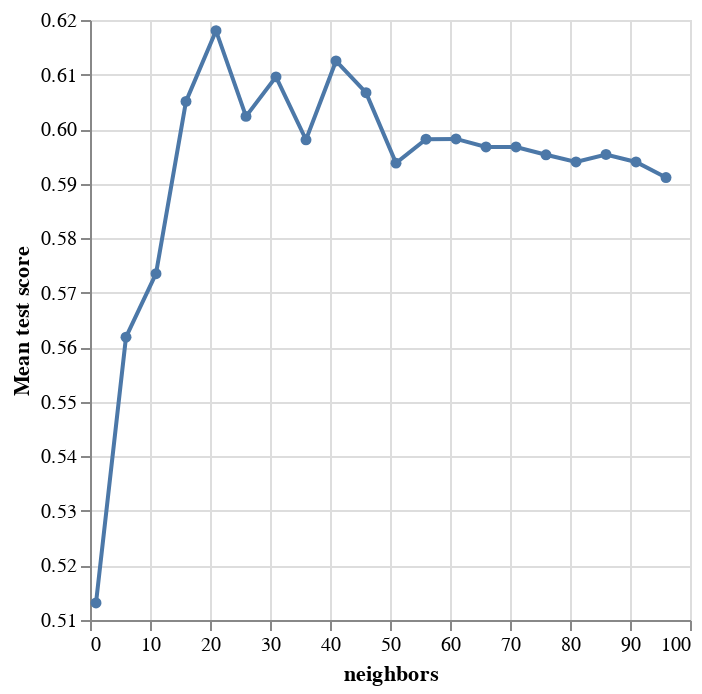

This figure's notebook cell:
### Code cell
accuracy_versus_k_grid = alt.Chart(accuracies_grid).mark_line(point=True).encode(
    x=alt.X("param_kneighborsclassifier__n_neighbors")
        .title("neighbors")
        .scale(zero=False),
    y=alt.Y("mean_test_score")
        .title("Mean test score")
        .scale(zero=False)
)
accuracy_versus_k_grid

### Figure 1 — Vega-Lite specification as saved in the notebook (floating-point values rounded to 4 significant figures)
{"config": {"view": {"continuousWidth": 300, "continuousHeight": 300}}, "data": {"name": "data-1f2a46546c8b1b9c36f602077b6fe784"}, "mark": {"type": "line", "point": true}, "encoding": {"x": {"field": "param_kneighborsclassifier__n_neighbors", "scale": {"zero": false}, "title": "neighbors", "type": "quantitative"}, "y": {"field": "mean_test_score", "scale": {"zero": false}, "title": "Mean test score", "type": "quantitative"}}, "$schema": "https://vega.github.io/schema/vega-lite/v5.16.3.json", "datasets": {"data-1f2a46546c8b1b9c36f602077b6fe784": [{"mean_fit_time": 0.005408, "std_fit_time": 0.003596, "mean_score_time": 0.004723, "std_score_time": 0.003384, "param_kneighborsclassifier__n_neighbors": 1, "params": {"kneighborsclassifier__n_neighbors": 1}, "split0_test_score": 0.6429, "split1_test_score": 0.5357, "split2_test_score": 0.6429, "split3_test_score": 0.3929, "split4_test_score": 0.6071, "split5_test_score": 0.5714, "split6_test_score": 0.4643, "split7_test_score": 0.4643, "split8_test_score": 0.5, "split9_test_score": 0.5357, "split10_test_score": 0.5357, "split11_test_score": 0.5, "split12_test_score": 0.3571, "split13_test_score": 0.5, "split14_test_score": 0.5, "split15_test_score": 0.5714, "split16_test_score": 0.4643, "split17_test_score": 0.3929, "split18_test_score": 0.4643, "split19_test_score": 0.4815, "split20_test_score": 0.5556, "split21_test_score": 0.3333, "split22_test_score": 0.6667, "split23_test_score": 0.5185, "split24_test_score": 0.6296, "mean_test_score": 0.5131, "std_test_score": 0.0864, "rank_test_score": 20}, {"mean_fit_time": 0.005589, "std_fit_time": 0.002539, "mean_score_time": 0.004393, "std_score_time": 0.002616, "param_kneighborsclassifier__n_neighbors": 6, "params": {"kneighborsclassifier__n_neighbors": 6}, "split0_test_score": 0.6071, "split1_test_score": 0.5357, "split2_test_score": 0.6071, "split3_test_score": 0.5357, "split4_test_score": 0.5357, "split5_test_score": 0.5714, "split6_test_score": 0.3929, "split7_test_score": 0.5714, "split8_test_score": 0.6071, "split9_test_score": 0.6429, "split10_test_score": 0.6429, "split11_test_score": 0.6071, "split12_test_score": 0.4643, "split13_test_score": 0.7143, "split14_test_score": 0.5714, "split15_test_score": 0.5, "split16_test_score": 0.5357, "split17_test_score": 0.5714, "split18_test_score": 0.5357, "split19_test_score": 0.5556, "split20_test_score": 0.5926, "split21_test_score": 0.4815, "split22_test_score": 0.4444, "split23_test_score": 0.5926, "split24_test_score": 0.6296, "mean_test_score": 0.5619, "std_test_score": 0.06842, "rank_test_score": 19}, {"mean_fit_time": 0.006518, "std_fit_time": 0.002036, "mean_score_time": 0.004588, "std_score_time": 0.002401, "param_kneighborsclassifier__n_neighbors": 11, "params": {"kneighborsclassifier__n_neighbors": 11}, "split0_test_score": 0.5, "split1_test_score": 0.7143, "split2_test_score": 0.6429, "split3_test_score": 0.5, "split4_test_score": 0.6429, "split5_test_score": 0.6429, "split6_test_score": 0.4286, "split7_test_score": 0.6429, "split8_test_score": 0.7143, "split9_test_score": 0.6429, "split10_test_score": 0.5714, "split11_test_score": 0.5714, "split12_test_score": 0.3929, "split13_test_score": 0.6071, "split14_test_score": 0.5714, "split15_test_score": 0.6429, "split16_test_score": 0.5, "split17_test_score": 0.5357, "split18_test_score": 0.4286, "split19_test_score": 0.4815, "split20_test_score": 0.7037, "split21_test_score": 0.5556, "split22_test_score": 0.5185, "split23_test_score": 0.5556, "split24_test_score": 0.6296, "mean_test_score": 0.5735, "std_test_score": 0.08813, "rank_test_score": 18}, {"mean_fit_time": 0.005874, "std_fit_time": 0.002299, "mean_score_time": 0.004796, "std_score_time": 0.002676, "param_kneighborsclassifier__n_neighbors": 16, "params": {"kneighborsclassifier__n_neighbors": 16}, "split0_test_score": 0.5714, "split1_test_score": 0.7857, "split2_test_score": 0.5714, "split3_test_score": 0.5357, "split4_test_score": 0.6429, "split5_test_score": 0.6786, "split6_test_score": 0.5714, "split7_test_score": 0.6071, "split8_test_score": 0.7143, "split9_test_score": 0.6071, "split10_test_score": 0.5357, "split11_test_score": 0.6071, "split12_test_score": 0.4643, "split13_test_score": 0.75, "split14_test_score": 0.5714, "split15_test_score": 0.7143, "split16_test_score": 0.5714, "split17_test_score": 0.6071, "split18_test_score": 0.4643, "split19_test_score": 0.4815, "split20_test_score": 0.6667, "split21_test_score": 0.6296, "split22_test_score": 0.5926, "split23_test_score": 0.5556, "split24_test_score": 0.6296, "mean_test_score": 0.6051, "std_test_score": 0.08053, "rank_test_score": 5}, {"mean_fit_time": 0.006179, "std_fit_time": 0.003369, "mean_score_time": 0.004724, "std_score_time": 0.003107, "param_kneighborsclassifier__n_neighbors": 21, "params": {"kneighborsclassifier__n_neighbors": 21}, "split0_test_score": 0.6071, "split1_test_score": 0.7143, "split2_test_score": 0.6071, "split3_test_score": 0.5714, "split4_test_score": 0.7143, "split5_test_score": 0.6429, "split6_test_score": 0.5714, "split7_test_score": 0.5714, "split8_test_score": 0.7143, "split9_test_score": 0.6429, "split10_test_score": 0.6429, "split11_test_score": 0.6429, "split12_test_score": 0.5, "split13_test_score": 0.6786, "split14_test_score": 0.6429, "split15_test_score": 0.7143, "split16_test_score": 0.5357, "split17_test_score": 0.6071, "split18_test_score": 0.5, "split19_test_score": 0.5185, "split20_test_score": 0.7037, "split21_test_score": 0.6296, "split22_test_score": 0.5185, "split23_test_score": 0.5926, "split24_test_score": 0.6667, "mean_test_score": 0.618, "std_test_score": 0.068, "rank_test_score": 1}, {"mean_fit_time": 0.004536, "std_fit_time": 0.003255, "mean_score_time": 0.003763, "std_score_time": 0.003187, "param_kneighborsclassifier__n_neighbors": 26, "params": {"kneighborsclassifier__n_neighbors": 26}, "split0_test_score": 0.6071, "split1_test_score": 0.6429, "split2_test_score": 0.6071, "split3_test_score": 0.5714, "split4_test_score": 0.6786, "split5_test_score": 0.6429, "split6_test_score": 0.5, "split7_test_score": 0.5714, "split8_test_score": 0.6786, "split9_test_score": 0.6071, "split10_test_score": 0.6786, "split11_test_score": 0.6071, "split12_test_score": 0.4643, "split13_test_score": 0.6429, "split14_test_score": 0.6071, "split15_test_score": 0.7143, "split16_test_score": 0.5714, "split17_test_score": 0.5714, "split18_test_score": 0.4643, "split19_test_score": 0.5556, "split20_test_score": 0.6667, "split21_test_score": 0.6296, "split22_test_score": 0.5926, "split23_test_score": 0.5185, "split24_test_score": 0.6667, "mean_test_score": 0.6023, "std_test_score": 0.06504, "rank_test_score": 6}, {"mean_fit_time": 0.005584, "std_fit_time": 0.002967, "mean_score_time": 0.004541, "std_score_time": 0.003419, "param_kneighborsclassifier__n_neighbors": 31, "params": {"kneighborsclassifier__n_neighbors": 31}, "split0_test_score": 0.6429, "split1_test_score": 0.7143, "split2_test_score": 0.6071, "split3_test_score": 0.5714, "split4_test_score": 0.7143, "split5_test_score": 0.6429, "split6_test_score": 0.5357, "split7_test_score": 0.5714, "split8_test_score": 0.6786, "split9_test_score": 0.5357, "split10_test_score": 0.6429, "split11_test_score": 0.6071, "split12_test_score": 0.4643, "split13_test_score": 0.6429, "split14_test_score": 0.6429, "split15_test_score": 0.75, "split16_test_score": 0.5357, "split17_test_score": 0.5714, "split18_test_score": 0.4643, "split19_test_score": 0.5926, "split20_test_score": 0.6667, "split21_test_score": 0.6667, "split22_test_score": 0.5556, "split23_test_score": 0.5556, "split24_test_score": 0.6667, "mean_test_score": 0.6096, "std_test_score": 0.07234, "rank_test_score": 3}, {"mean_fit_time": 0.0073, "std_fit_time": 0.003438, "mean_score_time": 0.005057, "std_score_time": 0.003692, "param_kneighborsclassifier__n_neighbors": 36, "params": {"kneighborsclassifier__n_neighbors": 36}, "split0_test_score": 0.6429, "split1_test_score": 0.7143, "split2_test_score": 0.6071, "split3_test_score": 0.6071, "split4_test_score": 0.6786, "split5_test_score": 0.6071, "split6_test_score": 0.5, "split7_test_score": 0.6071, "split8_test_score": 0.7143, "split9_test_score": 0.5714, "split10_test_score": 0.6071, "split11_test_score": 0.6071, "split12_test_score": 0.4643, "split13_test_score": 0.5714, "split14_test_score": 0.5714, "split15_test_score": 0.6786, "split16_test_score": 0.5357, "split17_test_score": 0.5714, "split18_test_score": 0.4643, "split19_test_score": 0.5556, "split20_test_score": 0.7037, "split21_test_score": 0.6667, "split22_test_score": 0.5556, "split23_test_score": 0.5185, "split24_test_score": 0.6296, "mean_test_score": 0.598, "std_test_score": 0.06969, "rank_test_score": 9}, {"mean_fit_time": 0.004942, "std_fit_time": 0.003742, "mean_score_time": 0.005552, "std_score_time": 0.003221, "param_kneighborsclassifier__n_neighbors": 41, "params": {"kneighborsclassifier__n_neighbors": 41}, "split0_test_score": 0.6429, "split1_test_score": 0.7143, "split2_test_score": 0.6071, "split3_test_score": 0.6429, "split4_test_score": 0.6786, "split5_test_score": 0.6786, "split6_test_score": 0.5, "split7_test_score": 0.6071, "split8_test_score": 0.6786, "split9_test_score": 0.5357, "split10_test_score": 0.6786, "split11_test_score": 0.6071, "split12_test_score": 0.4643, "split13_test_score": 0.5714, "split14_test_score": 0.6429, "split15_test_score": 0.75, "split16_test_score": 0.5357, "split17_test_score": 0.5714, "split18_test_score": 0.4643, "split19_test_score": 0.5926, "split20_test_score": 0.6667, "split21_test_score": 0.6667, "split22_test_score": 0.5556, "split23_test_score": 0.6296, "split24_test_score": 0.6296, "mean_test_score": 0.6125, "std_test_score": 0.07251, "rank_test_score": 2}, {"mean_fit_time": 0.005601, "std_fit_time": 0.003284, "mean_score_time": 0.003562, "std_score_time": 0.003285, "param_kneighborsclassifier__n_neighbors": 46, "params": {"kneighborsclassifier__n_neighbors": 46}, "split0_test_score": 0.6429, "split1_test_score": 0.7143, "split2_test_score": 0.6071, "split3_test_score": 0.6071, "split4_test_score": 0.6071, "split5_test_score": 0.6786, "split6_test_score": 0.5, "split7_test_score": 0.6071, "split8_test_score": 0.6786, "split9_test_score": 0.5357, "split10_test_score": 0.6786, "split11_test_score": 0.6071, "split12_test_score": 0.4643, "split13_test_score": 0.5714, "split14_test_score": 0.6071, "split15_test_score": 0.7143, "split16_test_score": 0.5714, "split17_test_score": 0.6071, "split18_test_score": 0.5, "split19_test_score": 0.5926, "split20_test_score": 0.6667, "split21_test_score": 0.6667, "split22_test_score": 0.5556, "split23_test_score": 0.5926, "split24_test_score": 0.5926, "mean_test_score": 0.6067, "std_test_score": 0.06354, "rank_test_score": 4}, {"mean_fit_time": 0.006579, "std_fit_time": 0.002922, "mean_score_time": 0.003185, "std_score_time": 0.003169, "param_kneighborsclassifier__n_neighbors": 51, "params": {"kneighborsclassifier__n_neighbors": 51}, "split0_test_score": 0.6429, "split1_test_score": 0.6786, "split2_test_score": 0.6071, "split3_test_score": 0.6429, "split4_test_score": 0.5714, "split5_test_score": 0.6786, "split6_test_score": 0.5, "split7_test_score": 0.6071, "split8_test_score": 0.6786, "split9_test_score": 0.5357, "split10_test_score": 0.6429, "split11_test_score": 0.6071, "split12_test_score": 0.4643, "split13_test_score": 0.5714, "split14_test_score": 0.6071, "split15_test_score": 0.6786, "split16_test_score": 0.5357, "split17_test_score": 0.5357, "split18_test_score": 0.4286, "split19_test_score": 0.5926, "split20_test_score": 0.6667, "split21_test_score": 0.6667, "split22_test_score": 0.5185, "split23_test_score": 0.5926, "split24_test_score": 0.5926, "mean_test_score": 0.5938, "std_test_score": 0.0684, "rank_test_score": 16}, {"mean_fit_time": 0.006049, "std_fit_time": 0.003461, "mean_score_time": 0.00498, "std_score_time": 0.002816, "param_kneighborsclassifier__n_neighbors": 56, "params": {"kneighborsclassifier__n_neighbors": 56}, "split0_test_score": 0.6429, "split1_test_score": 0.6786, "split2_test_score": 0.6071, "split3_test_score": 0.6429, "split4_test_score": 0.5714, "split5_test_score": 0.6786, "split6_test_score": 0.5357, "split7_test_score": 0.6071, "split8_test_score": 0.6786, "split9_test_score": 0.5714, "split10_test_score": 0.6071, "split11_test_score": 0.6071, "split12_test_score": 0.4643, "split13_test_score": 0.5714, "split14_test_score": 0.5357, "split15_test_score": 0.6786, "split16_test_score": 0.5357, "split17_test_score": 0.5714, "split18_test_score": 0.4643, "split19_test_score": 0.5926, "split20_test_score": 0.7407, "split21_test_score": 0.6667, "split22_test_score": 0.5185, "split23_test_score": 0.5926, "split24_test_score": 0.5926, "mean_test_score": 0.5981, "std_test_score": 0.06695, "rank_test_score": 8}, {"mean_fit_time": 0.006777, "std_fit_time": 0.003448, "mean_score_time": 0.003769, "std_score_time": 0.003015, "param_kneighborsclassifier__n_neighbors": 61, "params": {"kneighborsclassifier__n_neighbors": 61}, "split0_test_score": 0.6429, "split1_test_score": 0.6786, "split2_test_score": 0.6071, "split3_test_score": 0.6071, "split4_test_score": 0.6429, "split5_test_score": 0.6786, "split6_test_score": 0.5357, "split7_test_score": 0.6071, "split8_test_score": 0.6786, "split9_test_score": 0.5357, "split10_test_score": 0.5714, "split11_test_score": 0.6071, "split12_test_score": 0.4643, "split13_test_score": 0.5714, "split14_test_score": 0.5714, "split15_test_score": 0.6786, "split16_test_score": 0.5357, "split17_test_score": 0.5714, "split18_test_score": 0.4286, "split19_test_score": 0.6296, "split20_test_score": 0.7407, "split21_test_score": 0.6296, "split22_test_score": 0.5556, "split23_test_score": 0.5556, "split24_test_score": 0.6296, "mean_test_score": 0.5982, "std_test_score": 0.0688, "rank_test_score": 7}, {"mean_fit_time": 0.006417, "std_fit_time": 0.003031, "mean_score_time": 0.004406, "std_score_time": 0.002755, "param_kneighborsclassifier__n_neighbors": 66, "params": {"kneighborsclassifier__n_neighbors": 66}, "split0_test_score": 0.6429, "split1_test_score": 0.6429, "split2_test_score": 0.6071, "split3_test_score": 0.6071, "split4_test_score": 0.6071, "split5_test_score": 0.6429, "split6_test_score": 0.5714, "split7_test_score": 0.6429, "split8_test_score": 0.6786, "split9_test_score": 0.5357, "split10_test_score": 0.5714, "split11_test_score": 0.6071, "split12_test_score": 0.4643, "split13_test_score": 0.5714, "split14_test_score": 0.5357, "split15_test_score": 0.7143, "split16_test_score": 0.5357, "split17_test_score": 0.5714, "split18_test_score": 0.4643, "split19_test_score": 0.6296, "split20_test_score": 0.7037, "split21_test_score": 0.6296, "split22_test_score": 0.5185, "split23_test_score": 0.5926, "split24_test_score": 0.6296, "mean_test_score": 0.5967, "std_test_score": 0.06296, "rank_test_score": 10}, {"mean_fit_time": 0.005287, "std_fit_time": 0.003705, "mean_score_time": 0.00527, "std_score_time": 0.003352, "param_kneighborsclassifier__n_neighbors": 71, "params": {"kneighborsclassifier__n_neighbors": 71}, "split0_test_score": 0.6429, "split1_test_score": 0.6071, "split2_test_score": 0.6071, "split3_test_score": 0.6429, "split4_test_score": 0.6071, "split5_test_score": 0.6429, "split6_test_score": 0.5357, "split7_test_score": 0.6429, "split8_test_score": 0.6786, "split9_test_score": 0.5357, "split10_test_score": 0.5714, "split11_test_score": 0.6071, "split12_test_score": 0.4643, "split13_test_score": 0.5714, "split14_test_score": 0.5714, "split15_test_score": 0.7143, "split16_test_score": 0.5357, "split17_test_score": 0.5714, "split18_test_score": 0.4643, "split19_test_score": 0.6296, "split20_test_score": 0.7407, "split21_test_score": 0.6296, "split22_test_score": 0.5185, "split23_test_score": 0.5556, "split24_test_score": 0.6296, "mean_test_score": 0.5967, "std_test_score": 0.06635, "rank_test_score": 10}, {"mean_fit_time": 0.005431, "std_fit_time": 0.003224, "mean_score_time": 0.004428, "std_score_time": 0.003144, "param_kneighborsclassifier__n_neighbors": 76, "params": {"kneighborsclassifier__n_neighbors": 76}, "split0_test_score": 0.6429, "split1_test_score": 0.6071, "split2_test_score": 0.6071, "split3_test_score": 0.6071, "split4_test_score": 0.6071, "split5_test_score": 0.6429, "split6_test_score": 0.5, "split7_test_score": 0.6429, "split8_test_score": 0.6786, "split9_test_score": 0.6071, "split10_test_score": 0.5714, "split11_test_score": 0.6071, "split12_test_score": 0.4643, "split13_test_score": 0.5714, "split14_test_score": 0.5357, "split15_test_score": 0.7143, "split16_test_score": 0.5357, "split17_test_score": 0.5714, "split18_test_score": 0.4643, "split19_test_score": 0.6296, "split20_test_score": 0.7407, "split21_test_score": 0.6296, "split22_test_score": 0.5185, "split23_test_score": 0.5556, "split24_test_score": 0.6296, "mean_test_score": 0.5953, "std_test_score": 0.06726, "rank_test_score": 13}, {"mean_fit_time": 0.006156, "std_fit_time": 0.003184, "mean_score_time": 0.003569, "std_score_time": 0.002872, "param_kneighborsclassifier__n_neighbors": 81, "params": {"kneighborsclassifier__n_neighbors": 81}, "split0_test_score": 0.6429, "split1_test_score": 0.5714, "split2_test_score": 0.6071, "split3_test_score": 0.6071, "split4_test_score": 0.5714, "split5_test_score": 0.6429, "split6_test_score": 0.5, "split7_test_score": 0.6429, "split8_test_score": 0.6429, "split9_test_score": 0.5714, "split10_test_score": 0.6071, "split11_test_score": 0.6071, "split12_test_score": 0.4643, "split13_test_score": 0.5714, "split14_test_score": 0.5357, "split15_test_score": 0.6786, "split16_test_score": 0.5357, "split17_test_score": 0.6071, "split18_test_score": 0.4643, "split19_test_score": 0.6296, "split20_test_score": 0.7407, "split21_test_score": 0.6296, "split22_test_score": 0.5556, "split23_test_score": 0.5556, "split24_test_score": 0.6667, "mean_test_score": 0.594, "std_test_score": 0.06362, "rank_test_score": 14}, {"mean_fit_time": 0.005225, "std_fit_time": 0.003276, "mean_score_time": 0.004155, "std_score_time": 0.003195, "param_kneighborsclassifier__n_neighbors": 86, "params": {"kneighborsclassifier__n_neighbors": 86}, "split0_test_score": 0.6429, "split1_test_score": 0.5714, "split2_test_score": 0.6071, "split3_test_score": 0.6429, "split4_test_score": 0.6071, "split5_test_score": 0.6429, "split6_test_score": 0.5, "split7_test_score": 0.6429, "split8_test_score": 0.6786, "split9_test_score": 0.5714, "split10_test_score": 0.5714, "split11_test_score": 0.6071, "split12_test_score": 0.4643, "split13_test_score": 0.5714, "split14_test_score": 0.5357, "split15_test_score": 0.6786, "split16_test_score": 0.5357, "split17_test_score": 0.6071, "split18_test_score": 0.4643, "split19_test_score": 0.6296, "split20_test_score": 0.7407, "split21_test_score": 0.6296, "split22_test_score": 0.5556, "split23_test_score": 0.5556, "split24_test_score": 0.6296, "mean_test_score": 0.5953, "std_test_score": 0.06453, "rank_test_score": 12}, {"mean_fit_time": 0.006607, "std_fit_time": 0.002688, "mean_score_time": 0.004564, "std_score_time": 0.002898, "param_kneighborsclassifier__n_neighbors": 91, "params": {"kneighborsclassifier__n_neighbors": 91}, "split0_test_score": 0.6429, "split1_test_score": 0.6429, "split2_test_score": 0.6071, "split3_test_score": 0.6786, "split4_test_score": 0.6071, "split5_test_score": 0.6429, "split6_test_score": 0.5357, "split7_test_score": 0.6071, "split8_test_score": 0.6786, "split9_test_score": 0.5714, "split10_test_score": 0.6071, "split11_test_score": 0.6071, "split12_test_score": 0.4643, "split13_test_score": 0.5, "split14_test_score": 0.5357, "split15_test_score": 0.6429, "split16_test_score": 0.5357, "split17_test_score": 0.5, "split18_test_score": 0.4643, "split19_test_score": 0.6296, "split20_test_score": 0.7407, "split21_test_score": 0.6296, "split22_test_score": 0.5556, "split23_test_score": 0.5926, "split24_test_score": 0.6296, "mean_test_score": 0.594, "std_test_score": 0.0674, "rank_test_score": 14}, {"mean_fit_time": 0.005288, "std_fit_time": 0.003474, "mean_score_time": 0.005276, "std_score_time": 0.003203, "param_kneighborsclassifier__n_neighbors": 96, "params": {"kneighborsclassifier__n_neighbors": 96}, "split0_test_score": 0.6429, "split1_test_score": 0.6071, "split2_test_score": 0.6071, "split3_test_score": 0.6786, "split4_test_score": 0.5714, "split5_test_score": 0.6429, "split6_test_score": 0.5357, "split7_test_score": 0.6071, "split8_test_score": 0.6786, "split9_test_score": 0.5714, "split10_test_score": 0.5714, "split11_test_score": 0.6071, "split12_test_score": 0.4643, "split13_test_score": 0.5, "split14_test_score": 0.5714, "split15_test_score": 0.6429, "split16_test_score": 0.5357, "split17_test_score": 0.5, "split18_test_score": 0.4643, "split19_test_score": 0.6296, "split20_test_score": 0.7407, "split21_test_score": 0.6296, "split22_test_score": 0.5556, "split23_test_score": 0.5926, "split24_test_score": 0.6296, "mean_test_score": 0.5911, "std_test_score": 0.06601, "rank_test_score": 17}]}}
